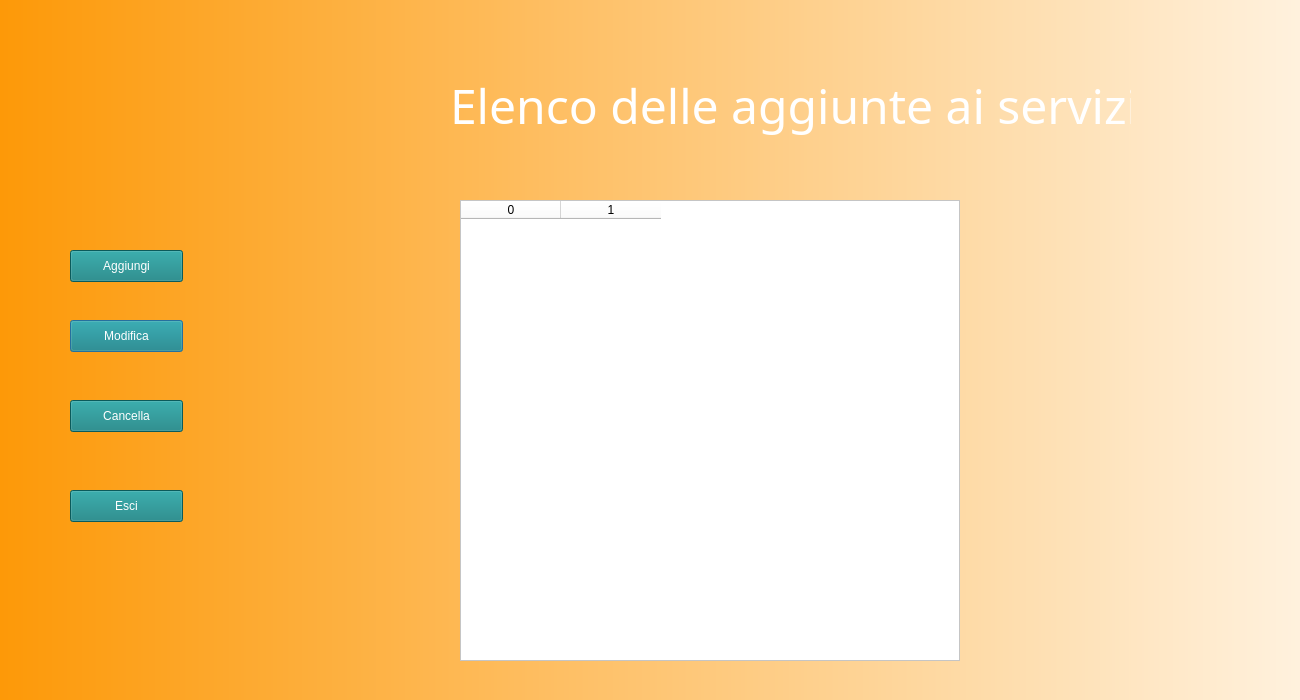
<?xml version="1.0" encoding="UTF-8"?>
<ui version="4.0">
 <class>Dialog</class>
 <widget class="QDialog" name="Dialog">
  <property name="geometry">
   <rect>
    <x>0</x>
    <y>0</y>
    <width>1300</width>
    <height>700</height>
   </rect>
  </property>
  <property name="windowTitle">
   <string>Dialog</string>
  </property>
  <widget class="QWidget" name="bgwidget" native="true">
   <property name="geometry">
    <rect>
     <x>0</x>
     <y>0</y>
     <width>1500</width>
     <height>800</height>
    </rect>
   </property>
   <property name="styleSheet">
    <string notr="true">QWidget#bgwidget{
	background-color: qlineargradient(spread:pad, x1:0, y1:0, x2:1, y2:0, stop:0 rgba(253, 153, 8, 255), stop:1 rgba(255, 255, 255, 255));

}</string>
   </property>
   <widget class="QLabel" name="image">
    <property name="enabled">
     <bool>true</bool>
    </property>
    <property name="geometry">
     <rect>
      <x>-200</x>
      <y>-270</y>
      <width>1800</width>
      <height>1300</height>
     </rect>
    </property>
    <property name="styleSheet">
     <string notr="true">border-radius:50%;
image: url(:/images/1.png);
</string>
    </property>
    <property name="text">
     <string/>
    </property>
    <property name="scaledContents">
     <bool>true</bool>
    </property>
   </widget>
   <widget class="QLabel" name="label">
    <property name="geometry">
     <rect>
      <x>450</x>
      <y>60</y>
      <width>681</width>
      <height>91</height>
     </rect>
    </property>
    <property name="font">
     <font>
      <family>Bangla MN</family>
      <pointsize>36</pointsize>
      <weight>50</weight>
      <italic>false</italic>
      <bold>false</bold>
     </font>
    </property>
    <property name="styleSheet">
     <string notr="true">font: 36pt;
background: transparent;
color: rgb(255,255,255);</string>
    </property>
    <property name="text">
     <string>Elenco delle aggiunte ai servizi</string>
    </property>
   </widget>
   <widget class="QPushButton" name="btnModifica">
    <property name="geometry">
     <rect>
      <x>70</x>
      <y>320</y>
      <width>113</width>
      <height>32</height>
     </rect>
    </property>
    <property name="styleSheet">
     <string notr="true">color: rgb(255, 255, 255);
background-color: rgb(16, 128, 128);</string>
    </property>
    <property name="text">
     <string>Modifica</string>
    </property>
   </widget>
   <widget class="QPushButton" name="btnCancella">
    <property name="geometry">
     <rect>
      <x>70</x>
      <y>400</y>
      <width>113</width>
      <height>32</height>
     </rect>
    </property>
    <property name="styleSheet">
     <string notr="true">color: rgb(255, 255, 255);
background-color: rgb(16, 128, 128);</string>
    </property>
    <property name="text">
     <string>Cancella</string>
    </property>
   </widget>
   <widget class="QPushButton" name="btnAggiungi">
    <property name="geometry">
     <rect>
      <x>70</x>
      <y>250</y>
      <width>113</width>
      <height>32</height>
     </rect>
    </property>
    <property name="styleSheet">
     <string notr="true">color: rgb(255, 255, 255);
background-color: rgb(16, 128, 128);</string>
    </property>
    <property name="text">
     <string>Aggiungi</string>
    </property>
   </widget>
   <widget class="QPushButton" name="btnEsci">
    <property name="geometry">
     <rect>
      <x>70</x>
      <y>490</y>
      <width>113</width>
      <height>32</height>
     </rect>
    </property>
    <property name="styleSheet">
     <string notr="true">color: rgb(255, 255, 255);
background-color: rgb(16, 128, 128);</string>
    </property>
    <property name="text">
     <string>Esci</string>
    </property>
   </widget>
   <widget class="QTableWidget" name="tableWidget">
    <property name="geometry">
     <rect>
      <x>460</x>
      <y>200</y>
      <width>500</width>
      <height>461</height>
     </rect>
    </property>
    <property name="styleSheet">
     <string notr="true">background: rgb(255,255,255);
</string>
    </property>
    <column>
     <property name="text">
      <string>0</string>
     </property>
    </column>
    <column>
     <property name="text">
      <string>1</string>
     </property>
    </column>
   </widget>
  </widget>
 </widget>
 <resources>
  <include location="../source.qrc"/>
 </resources>
 <connections/>
</ui>
